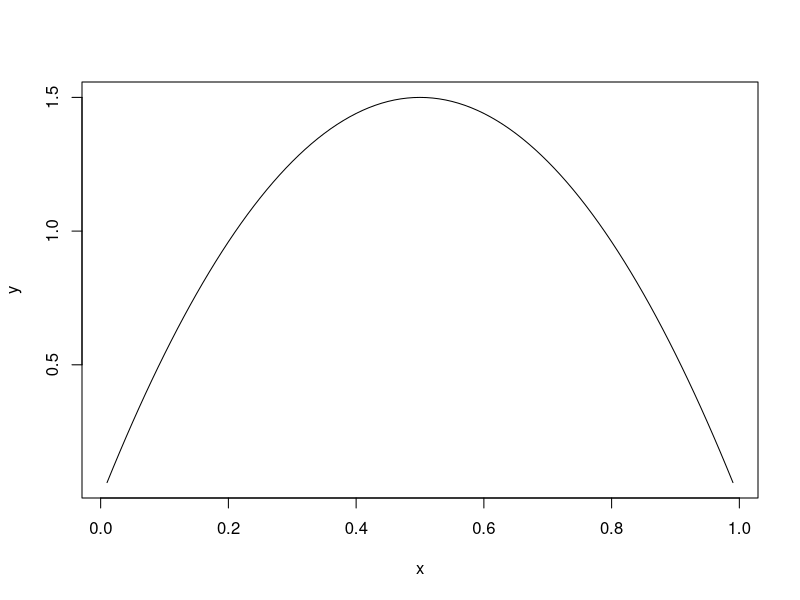
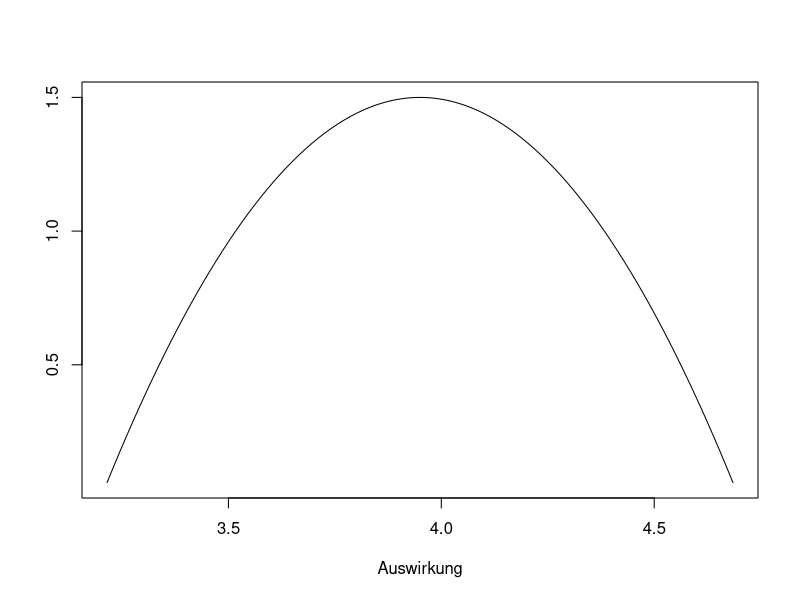
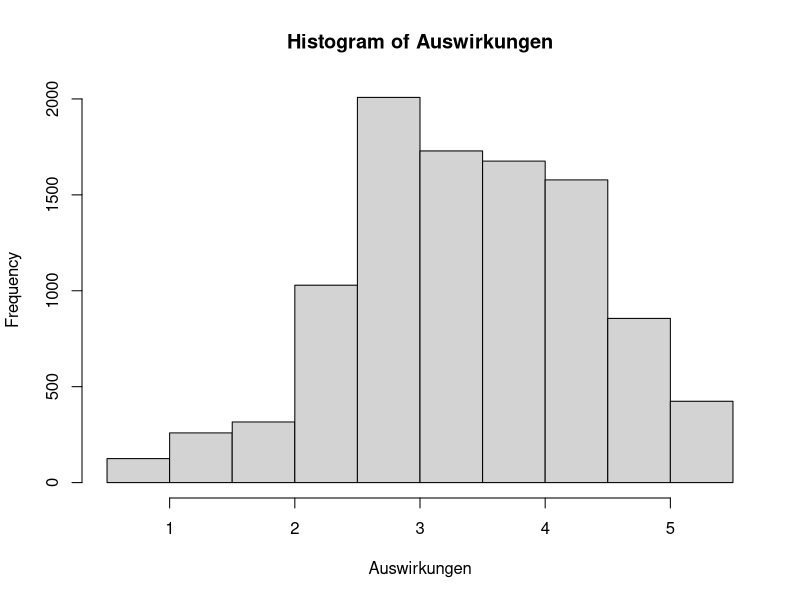

Write R code to recreate these figures, in order.


# Setzen eines Seeds, damit die Ergebnisse reproduzierbar sind
# (es werden jedesmal dieselben Zufallszahlen gezogen)

  set.seed(100)
  
# Erzeugen eines künstlichen Datensatzes für die Auswirkung
  n <- 50  # Anzahl an Umfrageteilnehmer
  untere.grenze <- rnorm(n,2.5,1)
  untere.grenze <- round(ifelse(untere.grenze < 0.5,0.5,untere.grenze),digits=1)
  intervallbreite <- runif(n,0.5,3)
  obere.grenze <- untere.grenze+intervallbreite
  obere.grenze <- round(ifelse(obere.grenze > 5.5,5.5,obere.grenze),digits=1)
  Daten <- data.frame(Proband=1:50,Untere.Grenze=untere.grenze,Obere.Grenze=obere.grenze)

# Definition der Prior-Verteilung (Beta-Verteilung)
  # Parameter für die beta-Verteilung
    c.alpha <- 2
    c.beta <- 2
  # Bild der Verteilung
    x <- seq(0.01,0.99,0.01)
	y <- dbeta(x,c.alpha,c.beta)
	plot(x,y,type="l")
  
# Beispiel:
# Wenn ein Proband für die Auswirkung beispielsweise das Intervall von 3,2 bis 4,7 angibt,
# dann ist seine individuelle Wahrscheinlichkeitsverteilung für die Auswirkung:
    x <- seq(0.01,0.99,0.01)
	y <- dbeta(x,c.alpha,c.beta)
	plot((4.7-3.2)*x+3.2,y,type="l",xlab="Auswirkung",ylab="")
  
# Monte-Carlo-Simulation

  Runs <- 10000     # die Anzahl an Durchläufen
  Auswirkungen <- rep(NA,Runs)
  for(run in 1:Runs){
  
    # Ziehung eines zufälligen Probanden aus dem Datensatzes
      Probanden <- Daten[,"Proband"]
      proband <- sample(Probanden,1)
	  
	# Ermittlung des Auswirkungsintervalls des zufällig gezogenen Probandens
	  i.proband <- which(Probanden==proband)
	  untere.grenze <- Daten[i.proband,"Untere.Grenze"]
	  obere.grenze <- Daten[i.proband,"Obere.Grenze"]

    # Ziehung einer zufälligen Auswirkung gemäß der individuellen Beta-Verteilung des Probanden	  
      x <- rbeta(1,c.alpha,c.beta)
	  auswirkung <- (obere.grenze-untere.grenze)*x+untere.grenze
	  
	# Zum Schluss wird noch die in diesem Run ermittelte Auswirkung abgespeichert
      Auswirkungen[run] <- auswirkung	
	  
  }
  
# Die ergibt nun eine gemeinsame Verteilung, die die Angaben aller Probanden
# zur Auswirkung wiederspiegelt

  hist(Auswirkungen)

# Daraus lässt sich nun die mittlere Auswirkung über alle Probanden angeben:
  mean(Auswirkungen)
  median(Auswirkungen)

# und ein Maße für die Unsicherheit angeben:
  sd(Auswirkungen)
  IQR(Auswirkungen)

# Das durch die Monte-Carlo-Simulation ermittelte Ergebnis ist aber sehr informativ und
# es lässt sich noch viel mehr daraus machen.
# Zum Beispiel lässt sich ein 90%-Prozent-Quantil angeben. 

  quantile(Auswirkungen,0.9)

  # Das heißt: mit einer Konfidenz von 90% ist die Auswrikung höchsten 4.63   
  




